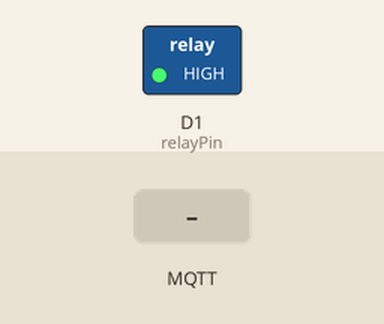
Recording of a program running on a simulated ESP8266 (Wemos D1 mini). Parts: switched loads named in the program (green lamp = pin HIGH). The test bench sets the inputs (shaded band). WiFi joins after 1.5 s; servers stay silent unless stated; EEPROM starts erased; no MQTT or app messages arrive unless stated; what the program prints to the serial monitor is not drawn.

Above: at 2.4 s.
2.5 s: MQTT message "true" arrives on the first subscribed topic
At 2.8 s:
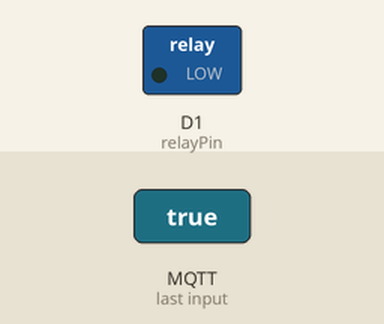
4.0 s: MQTT message "1" arrives on the first subscribed topic
At 5.1 s:
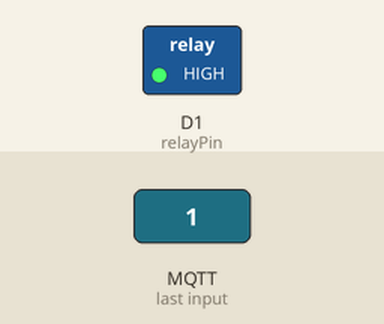
5.5 s: MQTT message "true" arrives on the second subscribed topic
At 6.3 s:
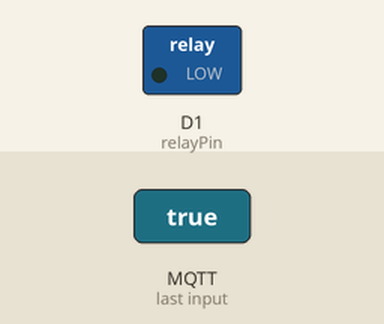
Timing chart, 0 to 8.5 s (numbered marks = the images above; inputs shaded):
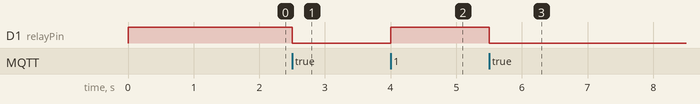

The program:

main.cpp
```cpp
#include <AsyncMqttClient.h>
#include <ESP8266WiFi.h>
#include <Ticker.h>
#include <EEPROM.h>

#define WIFI_SSID "SSID"
#define WIFI_PASSWORD "secret"

#define MQTT_HOST IPAddress(192, 168, 1, 230)
#define MQTT_PORT 1883
#define MQTT_ID "room1-light"
#define MQTT_PASSWORD "dfghsjkjhkfsdjhksdfhjksdfhjksdfsdf"

AsyncMqttClient mqttClient;
Ticker mqttReconnectTimer;

WiFiEventHandler wifiConnectHandler;
WiFiEventHandler wifiDisconnectHandler;
Ticker wifiReconnectTimer;

const uint8_t relayPin = D1;

char payloadBuffer[6];

void connectToWifi() {
    Serial.println("Connecting to Wi-Fi...");
    WiFi.begin(WIFI_SSID, WIFI_PASSWORD);
}

void connectToMqtt() {
    Serial.println("Connecting to MQTT...");
    mqttClient.connect();
}

void onWifiConnect(const WiFiEventStationModeGotIP &event) {
    Serial.println("Connected to Wi-Fi.");
    digitalWrite(LED_BUILTIN, LOW);

    connectToMqtt();
}

void onWifiDisconnect(const WiFiEventStationModeDisconnected &event) {
    Serial.print("Disconnected from Wi-Fi: ");
    Serial.println(event.reason);
    digitalWrite(LED_BUILTIN, HIGH);

    mqttReconnectTimer.detach();
    wifiReconnectTimer.once(2, connectToWifi);
}

void onMqttConnect(bool) {
    Serial.println("Connected to MQTT.");
    digitalWrite(LED_BUILTIN, LOW);

    // Subscribe to topics:
    mqttClient.subscribe("switch/room1-light/set", 0);
    mqttClient.subscribe("switch/room1-light/toggle", 0);
    mqttClient.subscribe("device/room1-light", 0);

    // Send current state
    mqttClient.publish("switch/room1-light", 0, false, digitalRead(relayPin) == HIGH ? "false" : "true");
}

void onMqttDisconnect(AsyncMqttClientDisconnectReason reason) {
    Serial.print("Disconnected from MQTT. Reason: ");
    Serial.println((int) reason);
    digitalWrite(LED_BUILTIN, HIGH);

    if (WiFi.isConnected()) {
        mqttReconnectTimer.once(2, connectToMqtt);
    }
}

void onMqttMessage(char *topic, char *payload, AsyncMqttClientMessageProperties, size_t len, size_t, size_t) {
    uint8_t newState = HIGH;

    if (strcmp(topic, "switch/room1-light/toggle") == 0) {
        if (digitalRead(relayPin) == HIGH) {
            newState = LOW;
        }

        mqttClient.publish("switch/room1-light", 0, false, newState == HIGH ? "false" : "true");
    } else {
        payloadBuffer[len] = '\0';
        strncpy(payloadBuffer, payload, len);

        if (strncmp(payloadBuffer, "true", 4) == 0) {
            newState = LOW;  // Turn on
        }

        mqttClient.publish("switch/room1-light", 0, false, payloadBuffer);
    }

    digitalWrite(relayPin, newState);

    // Save last state to the memory
    EEPROM.put(0, newState);
    EEPROM.commit();
}

void setup() {
    EEPROM.begin(1);    // 1 byte is enough for boolean
    Serial.begin(115200);
    Serial.println();
    Serial.println();

    pinMode(relayPin, OUTPUT);

    uint8_t lastState = HIGH;  // off by default
    EEPROM.get(0, lastState);
    digitalWrite(relayPin, lastState);

    wifiConnectHandler = WiFi.onStationModeGotIP(onWifiConnect);
    wifiDisconnectHandler = WiFi.onStationModeDisconnected(onWifiDisconnect);

    mqttClient.onConnect(onMqttConnect);
    mqttClient.onDisconnect(onMqttDisconnect);
    mqttClient.onMessage(onMqttMessage);
    mqttClient.setServer(MQTT_HOST, MQTT_PORT);
    mqttClient.setClientId(MQTT_ID);
    mqttClient.setCredentials("device", MQTT_PASSWORD);

    connectToWifi();
}

void loop() {}
```

Measured:
- after the input at 2.5 s, D1 (relayPin): HIGH → LOW at once
- after the input at 4.0 s, D1 (relayPin): LOW → HIGH at once
- after the input at 5.5 s, D1 (relayPin): HIGH → LOW at once
